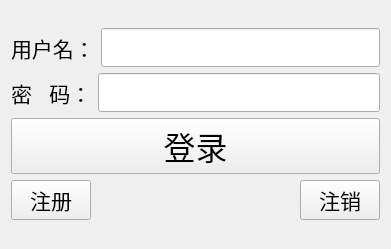
<?xml version="1.0" encoding="UTF-8"?>
<ui version="4.0">
 <class>TcpClient</class>
 <widget class="QWidget" name="TcpClient">
  <property name="geometry">
   <rect>
    <x>0</x>
    <y>0</y>
    <width>391</width>
    <height>249</height>
   </rect>
  </property>
  <property name="windowTitle">
   <string>TcpClient</string>
  </property>
  <layout class="QVBoxLayout" name="verticalLayout_2">
   <item>
    <layout class="QVBoxLayout" name="verticalLayout">
     <item>
      <layout class="QHBoxLayout" name="horizontalLayout_2">
       <item>
        <widget class="QLabel" name="name_lan">
         <property name="font">
          <font>
           <family>Arial</family>
           <pointsize>16</pointsize>
           <weight>50</weight>
           <italic>false</italic>
           <bold>false</bold>
          </font>
         </property>
         <property name="styleSheet">
          <string notr="true">font: 16pt &quot;Arial&quot;;</string>
         </property>
         <property name="text">
          <string>用户名：</string>
         </property>
        </widget>
       </item>
       <item>
        <widget class="QLineEdit" name="name_le">
         <property name="font">
          <font>
           <family>Arial</family>
           <pointsize>20</pointsize>
          </font>
         </property>
        </widget>
       </item>
      </layout>
     </item>
     <item>
      <layout class="QHBoxLayout" name="horizontalLayout_3">
       <item>
        <widget class="QLabel" name="pwd_lab">
         <property name="font">
          <font>
           <family>Arial</family>
           <pointsize>16</pointsize>
           <weight>50</weight>
           <italic>false</italic>
           <bold>false</bold>
          </font>
         </property>
         <property name="styleSheet">
          <string notr="true">font: 16pt &quot;Arial&quot;;</string>
         </property>
         <property name="text">
          <string>密   码：</string>
         </property>
        </widget>
       </item>
       <item>
        <widget class="QLineEdit" name="pwd_le">
         <property name="font">
          <font>
           <family>Arial</family>
           <pointsize>20</pointsize>
          </font>
         </property>
         <property name="echoMode">
          <enum>QLineEdit::Password</enum>
         </property>
        </widget>
       </item>
      </layout>
     </item>
     <item>
      <widget class="QPushButton" name="login_pb">
       <property name="font">
        <font>
         <family>Arial</family>
         <pointsize>24</pointsize>
        </font>
       </property>
       <property name="text">
        <string>登录</string>
       </property>
      </widget>
     </item>
     <item>
      <layout class="QHBoxLayout" name="horizontalLayout">
       <item>
        <widget class="QPushButton" name="regist_pb">
         <property name="font">
          <font>
           <family>Arial</family>
           <pointsize>16</pointsize>
          </font>
         </property>
         <property name="text">
          <string>注册</string>
         </property>
        </widget>
       </item>
       <item>
        <spacer name="horizontalSpacer">
         <property name="orientation">
          <enum>Qt::Horizontal</enum>
         </property>
         <property name="sizeHint" stdset="0">
          <size>
           <width>40</width>
           <height>20</height>
          </size>
         </property>
        </spacer>
       </item>
       <item>
        <widget class="QPushButton" name="cancel_pb">
         <property name="font">
          <font>
           <family>Arial</family>
           <pointsize>16</pointsize>
          </font>
         </property>
         <property name="text">
          <string>注销</string>
         </property>
        </widget>
       </item>
      </layout>
     </item>
    </layout>
   </item>
  </layout>
 </widget>
 <layoutdefault spacing="6" margin="11"/>
 <resources/>
 <connections/>
</ui>
